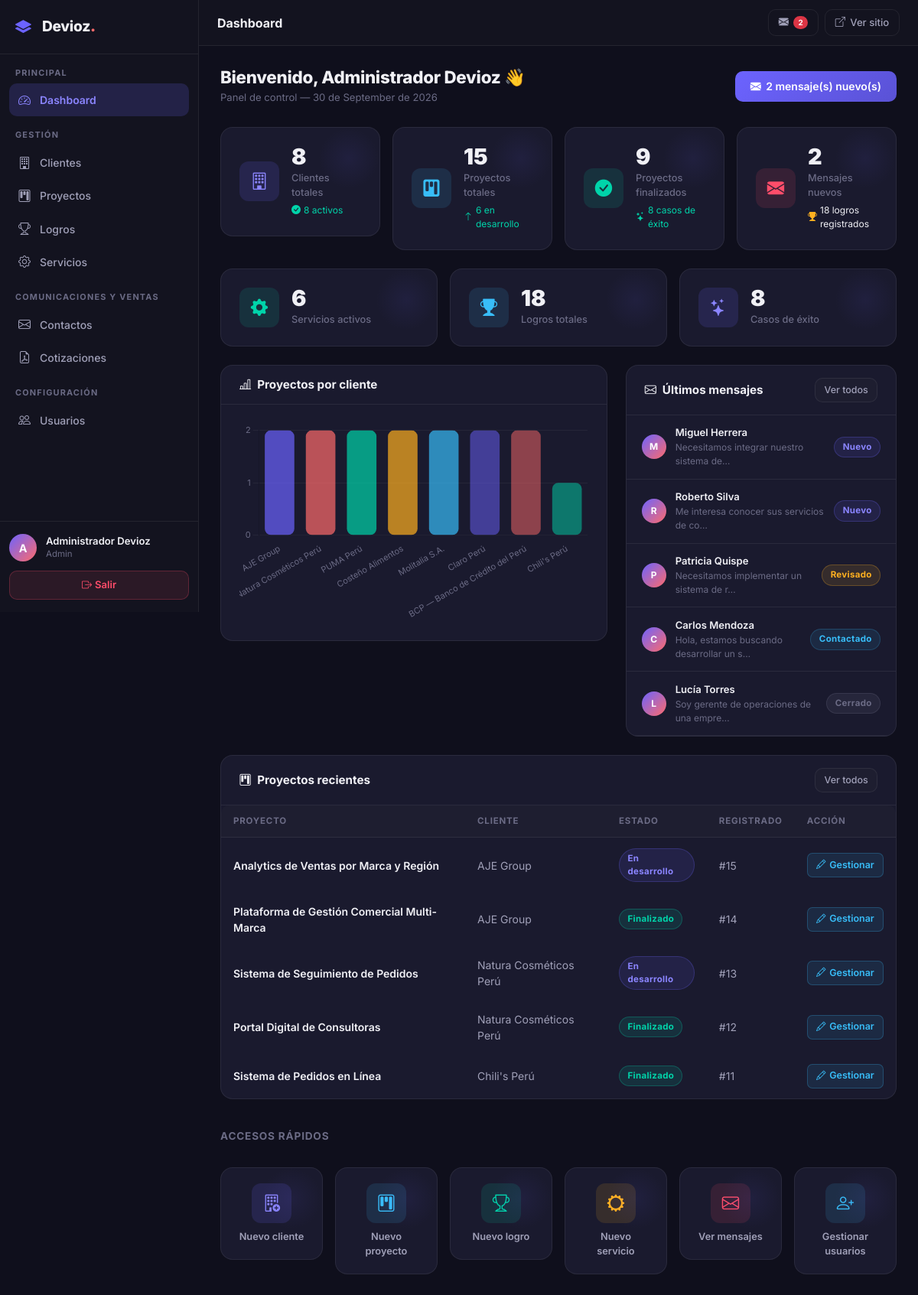
Page /admin/dashboard.php (signed in) on the committed database.
### tables this page shows
CREATE TABLE IF NOT EXISTS contactos (
    id_contacto INT UNSIGNED AUTO_INCREMENT PRIMARY KEY,
    nombre      VARCHAR(100) NOT NULL,
    empresa     VARCHAR(120),
    correo      VARCHAR(150) NOT NULL,
    telefono    VARCHAR(30),
    servicio    VARCHAR(120),
    mensaje     TEXT NOT NULL,
    estado      ENUM('Nuevo','Revisado','Contactado','Cerrado') NOT NULL DEFAULT 'Nuevo',
    fecha       TIMESTAMP DEFAULT CURRENT_TIMESTAMP
);

CREATE TABLE IF NOT EXISTS proyectos (
    id_proyecto  INT UNSIGNED AUTO_INCREMENT PRIMARY KEY,
    id_cliente   INT UNSIGNED NOT NULL,
    nombre       VARCHAR(150) NOT NULL,
    descripcion  TEXT,
    tecnologias  VARCHAR(255),
    problema     TEXT,
    solucion     TEXT,
    resultado    TEXT,
    fecha_inicio DATE,
    fecha_fin    DATE,
    estado       ENUM('Planificado','En desarrollo','Finalizado','Suspendido') NOT NULL DEFAULT 'Planificado',
    imagen       VARCHAR(255),
    destacado    TINYINT(1) NOT NULL DEFAULT 0,
    created_at   TIMESTAMP DEFAULT CURRENT_TIMESTAMP,
    CONSTRAINT fk_proyecto_cliente FOREIGN KEY (id_cliente) REFERENCES clientes(id_cliente) ON DELETE CASCADE ON UPDATE CASCADE
);

CREATE TABLE IF NOT EXISTS clientes (
    id_cliente           INT UNSIGNED AUTO_INCREMENT PRIMARY KEY,
    nombre               VARCHAR(120) NOT NULL,
    razon_social         VARCHAR(150),
    descripcion          TEXT,
    sector               VARCHAR(80),
    logo                 VARCHAR(255),
    web                  VARCHAR(255),
    anio_inicio_relacion YEAR,
    estado               TINYINT(1) NOT NULL DEFAULT 1,
    destacado            TINYINT(1) NOT NULL DEFAULT 0,
    fecha_registro       DATE NOT NULL
);

### admin/dashboard.php (the view, shortened to what the rows shown need)
<?php
$db = getDB();
$chartData = $db->query("
    SELECT c.nombre AS cliente, COUNT(p.id_proyecto) AS total
    FROM clientes c
    INNER JOIN proyectos p ON p.id_cliente = c.id_cliente
    GROUP BY c.id_cliente, c.nombre
    ORDER BY total DESC
    LIMIT 8
")->fetchAll();
$chartLabels = array_map(fn($r) => $r['cliente'], $chartData);
$chartValues = array_map(fn($r) => (int)$r['total'], $chartData);
$ultimosContactos = $db->query("
    SELECT * FROM contactos ORDER BY fecha DESC LIMIT 5
")->fetchAll();
$proyectosRecientes = $db->query("
    SELECT p.nombre, p.estado, p.id_proyecto, c.nombre AS cliente
    FROM proyectos p INNER JOIN clientes c ON c.id_cliente = p.id_cliente
    ORDER BY p.id_proyecto DESC LIMIT 5
")->fetchAll();
?>
<!DOCTYPE html>
<html lang="es">
<head>
    <link rel="stylesheet" href="https://cdn.jsdelivr.net/npm/bootstrap@5.3.2/dist/css/bootstrap.min.css">
    <link rel="stylesheet" href="https://cdn.jsdelivr.net/npm/bootstrap-icons@1.11.3/font/bootstrap-icons.min.css">
    <link rel="stylesheet" href="/Proyecto_Servicios/assets/css/admin.css">
</head>
<body>
<div class="admin-layout">
    <main class="admin-main">
        <div class="admin-page">
            <div class="admin-page-header">
                <div>
                    <h1 class="admin-page-title">Bienvenido, <?= htmlspecialchars($_SESSION['admin_nombre']) ?> 👋</h1>
                </div>
            </div>
            <div class="row g-4 mb-4">
                <div class="col-lg-7">
                    <div class="admin-card">
                        <div class="admin-card-header">
                            <h2 class="admin-card-title"><i class="bi bi-bar-chart-line me-2"></i>Proyectos por cliente</h2>
                        </div>
                    </div>
                </div>
                <div class="col-lg-5">
                    <div class="admin-card">
                        <div class="admin-card-header">
                            <h2 class="admin-card-title"><i class="bi bi-envelope me-2"></i>Últimos mensajes</h2>
                        </div>
                        <div style="overflow:hidden">
                            <?php if (empty($ultimosContactos)): ?>
                            <div class="empty-state"><i class="bi bi-inbox"></i><p>Sin mensajes aún</p></div>
                            <?php else: ?>
                            <?php foreach ($ultimosContactos as $msg):
                                $badgeCls = match($msg['estado']) {
                                    'Revisado'   => 'badge-revisado',
                                    'Contactado' => 'badge-contactado',
                                    'Cerrado'    => 'badge-cerrado',
                                    default      => 'badge-nuevo'
                                };
                            ?>
                            <div style="display:flex;align-items:center;gap:.75rem;padding:.85rem 1.25rem;border-bottom:1px solid var(--admin-border)">
                                <div class="table-avatar" style="width:32px;height:32px;font-size:.75rem">
                                    <?= strtoupper(substr($msg['nombre'], 0, 1)) ?>
                                </div>
                                <div style="flex:1;min-width:0">
                                    <p style="margin:0;font-size:.82rem;font-weight:600;color:var(--text-primary);white-space:nowrap;overflow:hidden;text-overflow:ellipsis">
                                        <?= htmlspecialchars($msg['nombre']) ?>
                                    </p>
                                    <p style="margin:0;font-size:.75rem;color:var(--text-muted)">
                                        <?= htmlspecialchars(mb_strimwidth($msg['mensaje'], 0, 40, '…')) ?>
                                    </p>
                                </div>
                                <span class="badge-admin <?= $badgeCls ?>"><?= $msg['estado'] ?></span>
                            </div>
                            <?php endforeach; ?>
                            <?php endif; ?>
                        </div>
                    </div>
                </div>
            </div>
            <div class="admin-card">
                <div class="admin-card-header">
                    <h2 class="admin-card-title"><i class="bi bi-kanban me-2"></i>Proyectos recientes</h2>
                </div>
                <div style="overflow-x:auto">
                    <table class="table-admin">
                        <thead>
                            <tr>
                                <th>Proyecto</th>
                                <th>Cliente</th>
                                <th>Estado</th>
                                <th>Registrado</th>
                                <th>Acción</th>
                            </tr>
                        </thead>
                        <tbody>
                            <?php foreach ($proyectosRecientes as $pr):
                                $pCls = match($pr['estado']) {
                                    'Finalizado'    => 'badge-fin',
                                    'En desarrollo' => 'badge-dev',
                                    'Planificado'   => 'badge-plan',
                                    'Suspendido'    => 'badge-sus',
                                    default         => 'badge-plan'
                                };
                            ?>
                            <tr>
                                <td style="color:var(--text-primary);font-weight:600"><?= htmlspecialchars($pr['nombre']) ?></td>
                                <td><?= htmlspecialchars($pr['cliente']) ?></td>
                                <td><span class="badge-admin <?= $pCls ?>"><?= $pr['estado'] ?></span></td>
                                <td>#<?= $pr['id_proyecto'] ?></td>
                                <td>
                                    <a href="/Proyecto_Servicios/admin/proyectos/listar.php" class="btn-admin-edit btn-admin-sm">
                                        <i class="bi bi-pencil"></i> Gestionar
                                    </a>
                                </td>
                            </tr>
                            <?php endforeach; ?>
                        </tbody>
                    </table>
                </div>
            </div>
        </div>
    </main>
</div>
<script>
// Chart.js — Proyectos por cliente
const ctx = document.getElementById('chartProyectos').getContext('2d');
new Chart(ctx, {
    type: 'bar',
    data: {
        labels: <?= json_encode($chartLabels) ?>,
        datasets: [{
            label: 'Proyectos',
            data: <?= json_encode($chartValues) ?>,
            backgroundColor: [
                'rgba(108,99,255,.7)', 'rgba(255,107,107,.7)', 'rgba(0,212,170,.7)',
                'rgba(255,176,32,.7)', 'rgba(56,189,248,.7)',  'rgba(108,99,255,.5)',
                'rgba(255,107,107,.5)', 'rgba(0,212,170,.5)'
            ],
            borderRadius: 8,
            borderSkipped: false,
        }]
    },
    options: {
        responsive: true,
        maintainAspectRatio: false,
        plugins: {
            legend: { display: false },
            tooltip: {
                backgroundColor: '#1A1A2E',
                borderColor: 'rgba(108,99,255,.3)',
                borderWidth: 1,
                titleColor: '#F0F0F5',
                bodyColor: '#A0A0B8',
                padding: 10,
            }
        },
        scales: {
            x: {
                grid: { display: false },
                ticks: { color: '#6B6B85', font: { size: 11, family: 'Inter' }, maxRotation: 30 }
            },
            y: {
                beginAtZero: true,
                grid: { color: 'rgba(255,255,255,.05)' },
                ticks: { color: '#6B6B85', font: { size: 11, family: 'Inter' }, stepSize: 1 }
            }
        }
    }
});
</script>
</body>
</html>

### rows in the picture
contactos: nombre "M", nombre "Miguel Herrera", mensaje "Necesitamos integrar nuestro sistema de…", estado "Nuevo"
contactos: nombre "R", nombre "Roberto Silva", mensaje "Me interesa conocer sus servicios de co…", estado "Nuevo"
contactos: nombre "P", nombre "Patricia Quispe", mensaje "Necesitamos implementar un sistema de r…", estado "Revisado"
contactos: nombre "C", nombre "Carlos Mendoza", mensaje "Hola, estamos buscando desarrollar un s…", estado "Contactado"
contactos: nombre "L", nombre "Lucía Torres", mensaje "Soy gerente de operaciones de una empre…", estado "Cerrado"
proyectos: nombre "Analytics de Ventas por Marca y Región", id_cliente.nombre "AJE Group", estado "En desarrollo", id_proyecto "15"
proyectos: nombre "Plataforma de Gestión Comercial Multi-Marca", id_cliente.nombre "AJE Group", estado "Finalizado", id_proyecto "14"
proyectos: nombre "Sistema de Seguimiento de Pedidos", id_cliente.nombre "Natura Cosméticos Perú", estado "En desarrollo", id_proyecto "13"
proyectos: nombre "Portal Digital de Consultoras", id_cliente.nombre "Natura Cosméticos Perú", estado "Finalizado", id_proyecto "12"
proyectos: nombre "Sistema de Pedidos en Línea", id_cliente.nombre "Chili's Perú", estado "Finalizado", id_proyecto "11"

### other values in the picture
$label "Dashboard Clientes Proyectos Logros Servicios Contactos Cotizaciones Usuarios"
substr($_SESSION['admin_nombre'] ?? 'A', 0, 1) "A"
$_SESSION['admin_nombre'] "Administrador Devioz"
$_SESSION['admin_rol'] "Admin"
$mensajesNuevos "2"
$totalClientes "8"
$clientesActivos "8"
$totalProyectos "15"
$proyectosEnDesarrollo "6"
$proyectosFinalizados "9"
$casosExito "8"
$totalLogros "18"
$totalServicios "6"
$a[2] "Nuevo cliente"
$a[2] "Nuevo proyecto"
